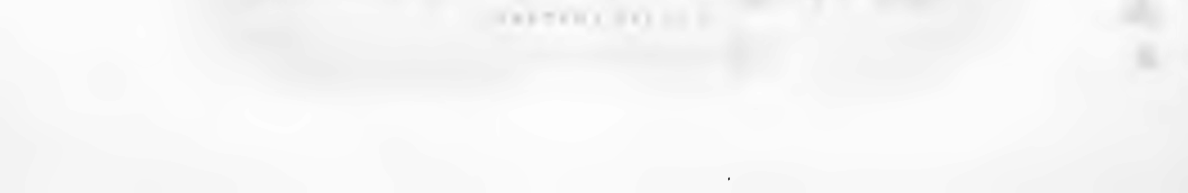
#> input picture ross-victory-scratch/cap-074.png, 4750 x 772 px (shown at 1/4 size)
$ python cap.py cap-074.png lbl1.png
#> lines starting #> are read from the running program, lines starting #| are printed output that depends on the picture
import sys
from PIL import Image, ImageOps, ImageEnhance
src=sys.argv[1]; out=sys.argv[2]
im=Image.open(src).convert('L')
#> im is the input picture: PIL image 4750x772 L; min 0, max 255, mean 246.9
w,h=im.size
#> w = 4750; h = 772
# caption band on the right side (vertical text), crop right 18%
band=im.crop((int(w*0.78),0,w,h))
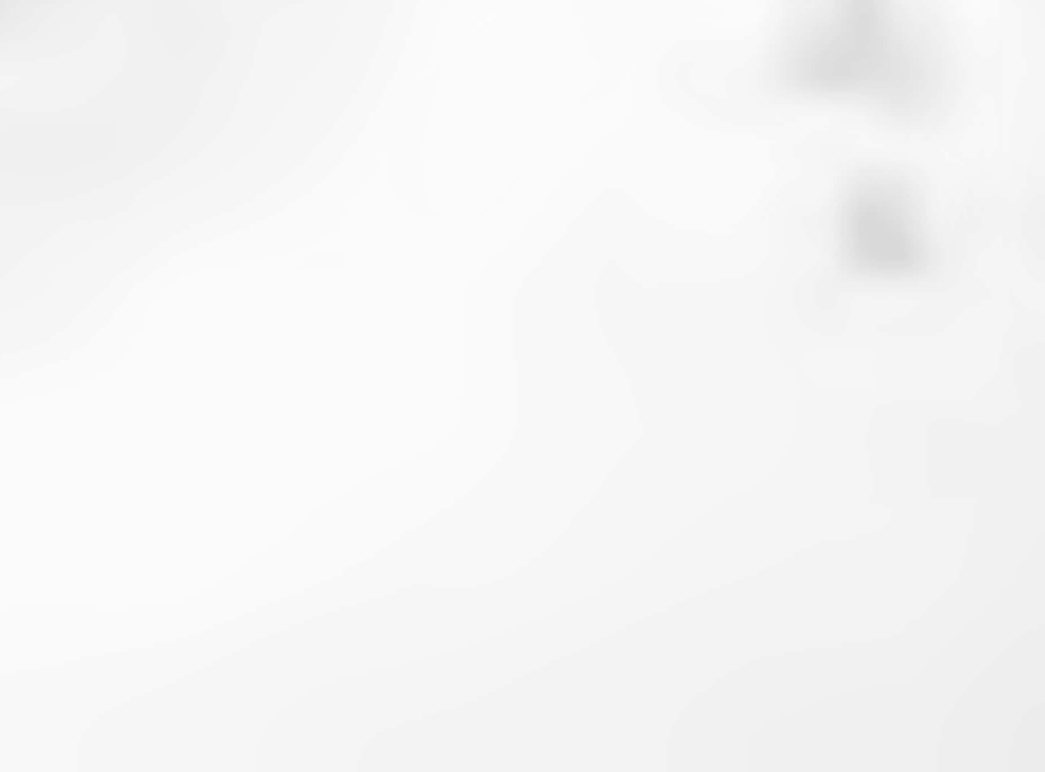
#> band: PIL image 1045x772 L; min 217, max 253, mean 245.9
band=band.rotate(-90,expand=True)
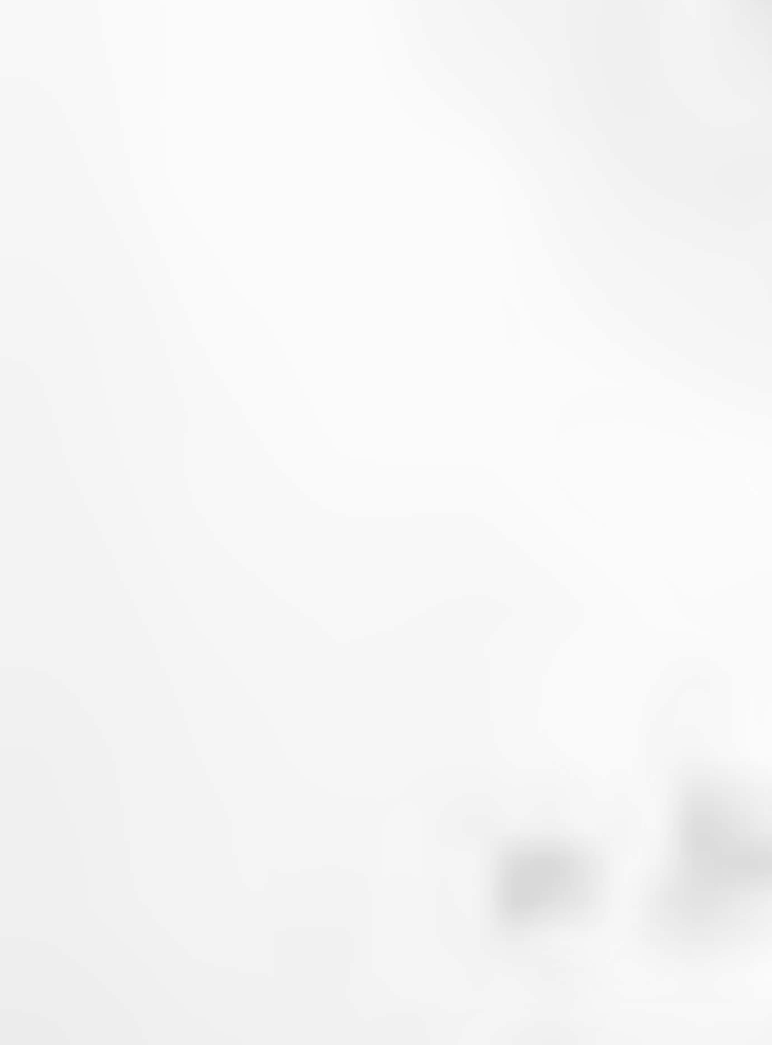
#> band: PIL image 772x1045 L; min 217, max 253, mean 245.9
band=ImageOps.autocontrast(band)
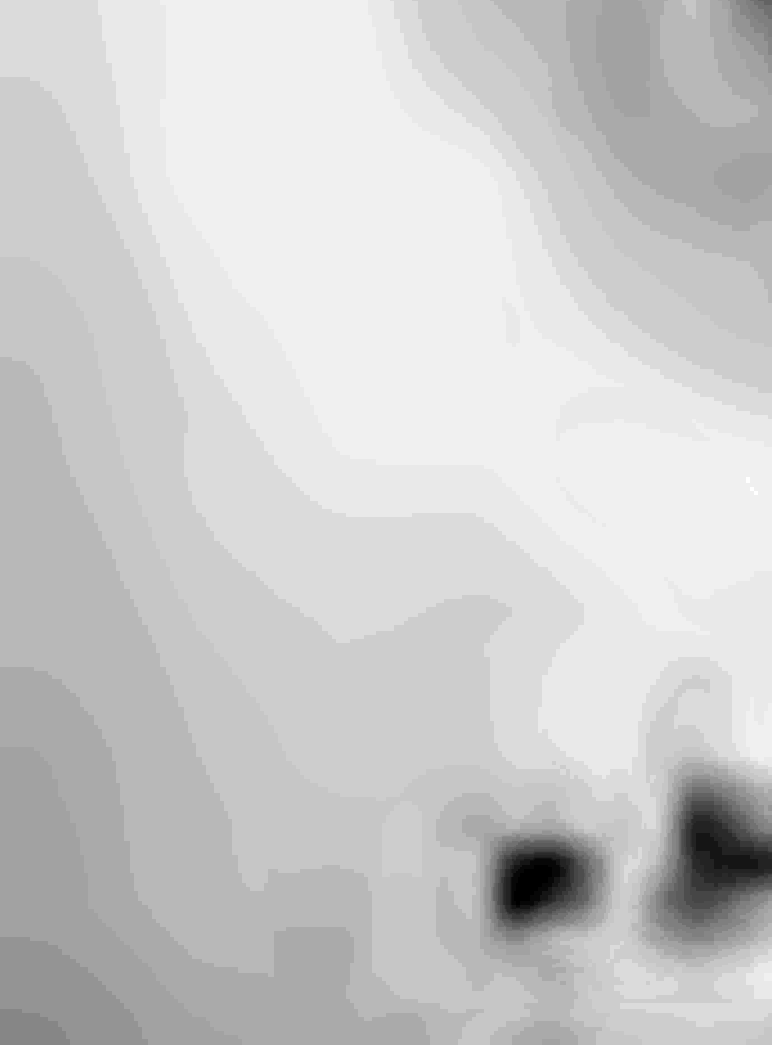
#> band: PIL image 772x1045 L; min 0, max 255, mean 203.9
band=band.resize((band.width*2,band.height*2),Image.LANCZOS)
#> band: PIL image 1544x2090 L
band.save(out)
print(band.size)
#| (1544, 2090)

$ run again, on ross-victory-scratch/lbl2.png
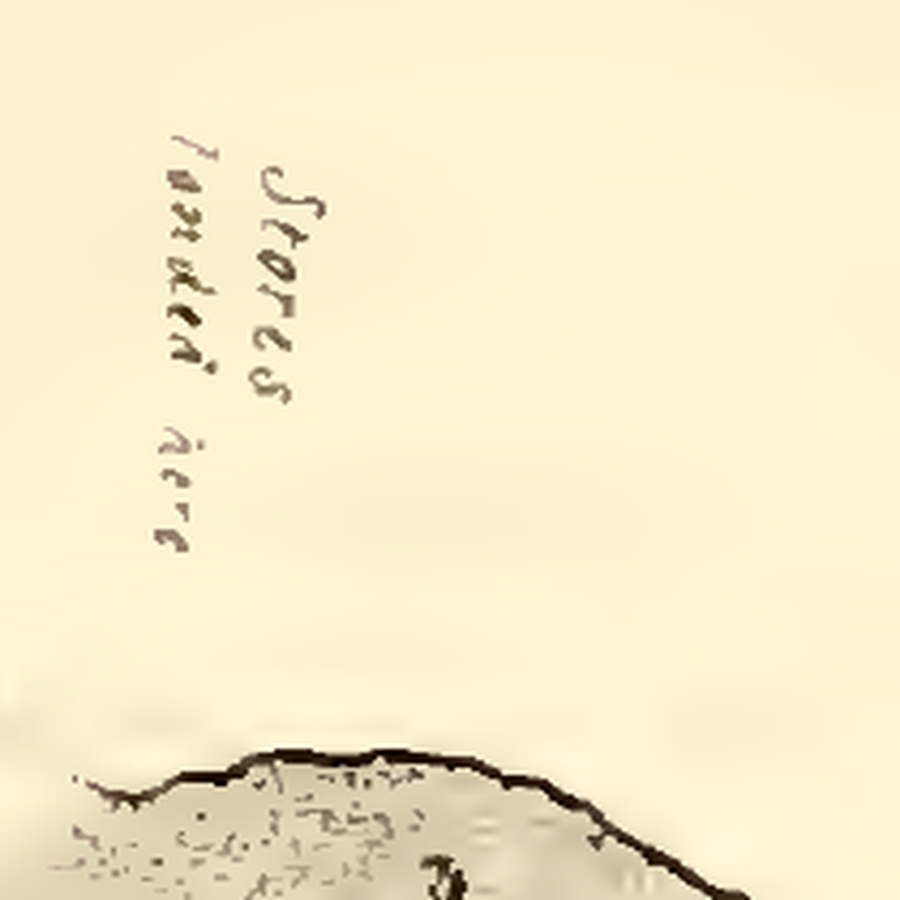
#> input picture ross-victory-scratch/lbl2.png, 900 x 900 px
#> `im=Image.open(src).convert('L')`:
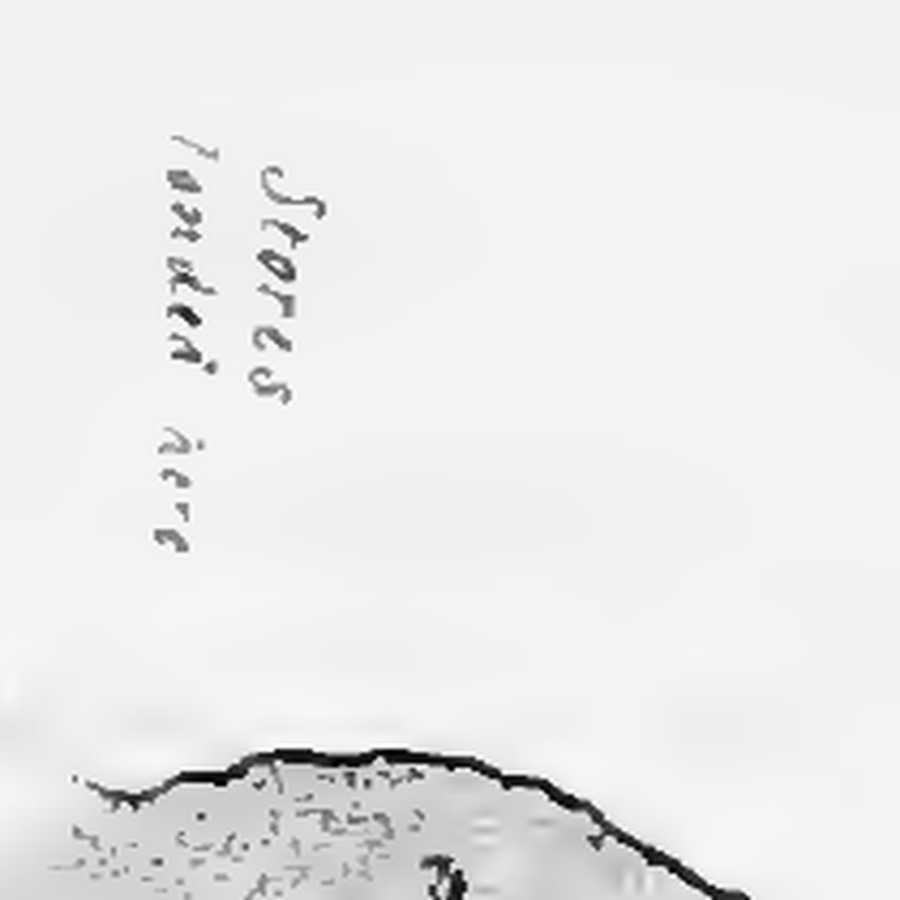
#> im: PIL image 900x900 L; min 0, max 254, mean 235.1
#> `band=band.rotate(-90,expand=True)`:
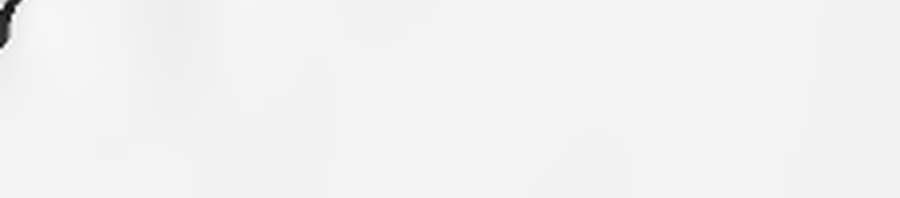
#> band: PIL image 900x198 L; min 6, max 253, mean 242.1
#| (1800, 396)

$ run again, on ross-victory-scratch/lbl3.png
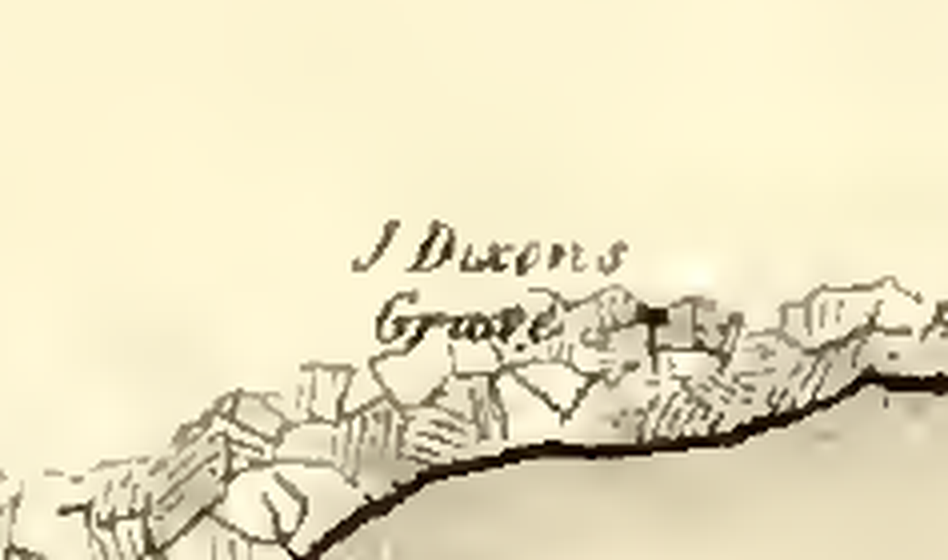
#> input picture ross-victory-scratch/lbl3.png, 948 x 560 px
#> `im=Image.open(src).convert('L')`:
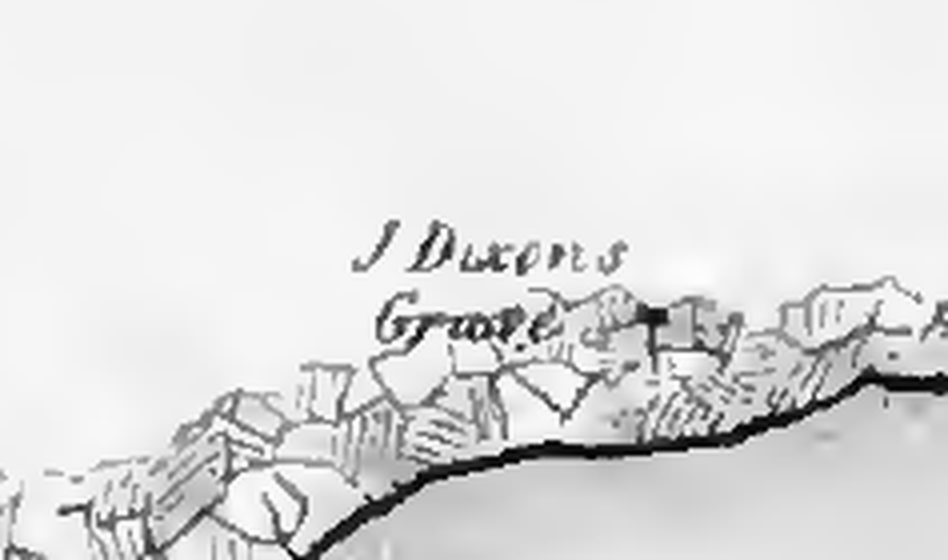
#> im: PIL image 948x560 L; min 0, max 255, mean 222.5
#> `band=band.rotate(-90,expand=True)`:
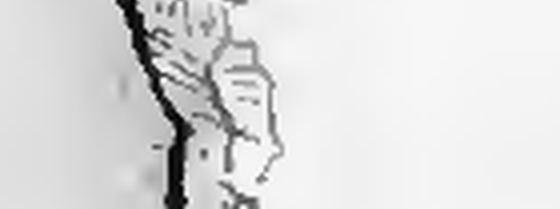
#> band: PIL image 560x209 L; min 0, max 254, mean 220.5
#| (1120, 418)

$ run again, on ross-victory-scratch/m1.png
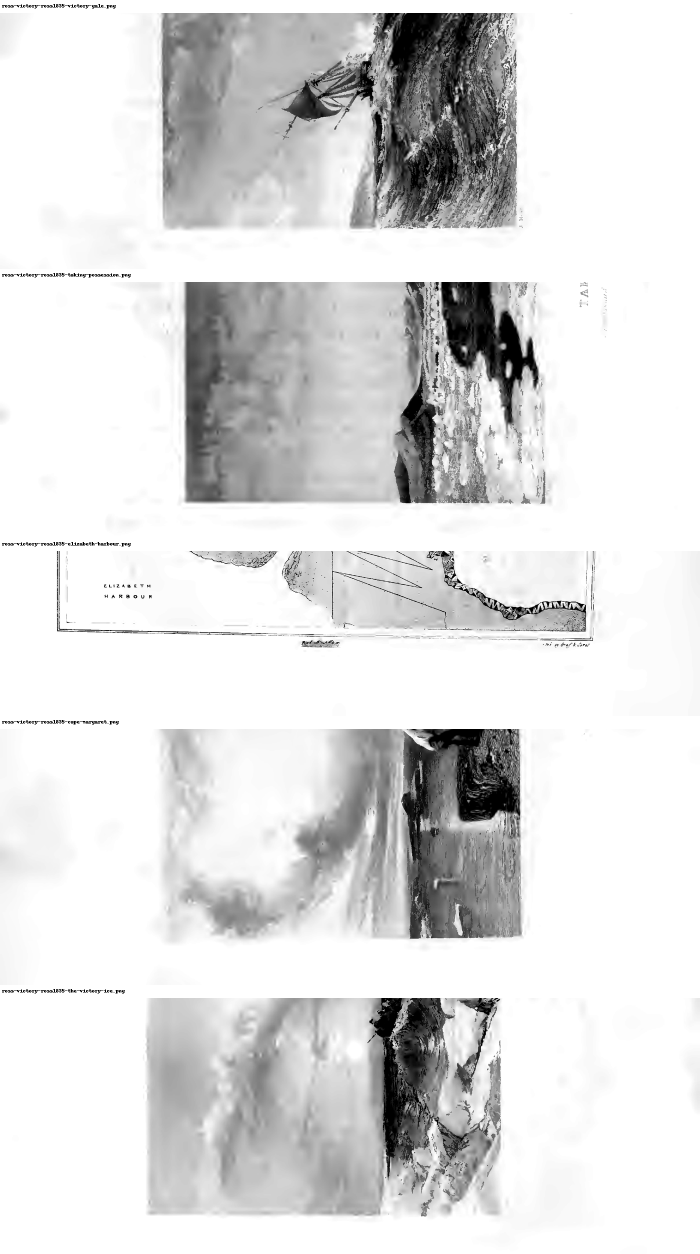
#> input picture ross-victory-scratch/m1.png, 1400 x 2508 px (shown at 1/2 size)
#> im is the input picture: PIL image 1400x2508 L; min 0, max 255, mean 220.4
#> `band=im.crop((int(w*0.78),0,w,h))`:
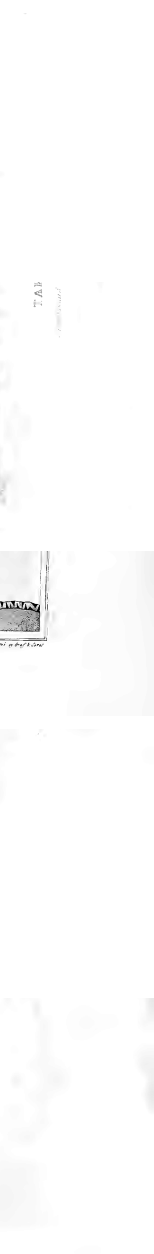
#> band: PIL image 308x2508 L (shown at 1/2 size); min 0, max 255, mean 253.2
#> `band=band.rotate(-90,expand=True)`:
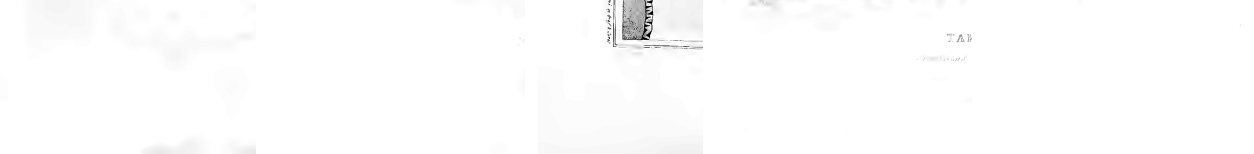
#> band: PIL image 2508x308 L (shown at 1/2 size); min 0, max 255, mean 253.2
#| (5016, 616)
